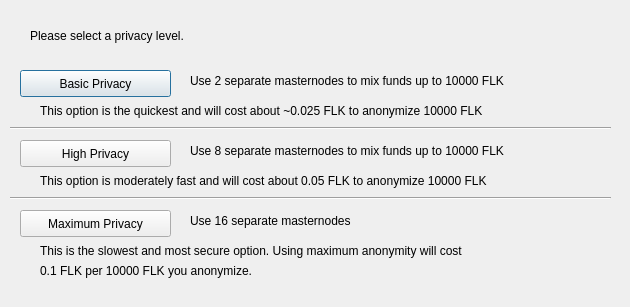
<?xml version="1.0" encoding="UTF-8"?>
<ui version="4.0">
 <class>DarksendConfig</class>
 <widget class="QDialog" name="DarksendConfig">
  <property name="geometry">
   <rect>
    <x>0</x>
    <y>0</y>
    <width>630</width>
    <height>307</height>
   </rect>
  </property>
  <property name="windowTitle">
   <string>Configure Darksend</string>
  </property>
  <widget class="QPushButton" name="buttonBasic">
   <property name="geometry">
    <rect>
     <x>20</x>
     <y>70</y>
     <width>151</width>
     <height>27</height>
    </rect>
   </property>
   <property name="text">
    <string>Basic Privacy</string>
   </property>
  </widget>
  <widget class="QPushButton" name="buttonHigh">
   <property name="geometry">
    <rect>
     <x>20</x>
     <y>140</y>
     <width>151</width>
     <height>27</height>
    </rect>
   </property>
   <property name="text">
    <string>High Privacy</string>
   </property>
  </widget>
  <widget class="QPushButton" name="buttonMax">
   <property name="geometry">
    <rect>
     <x>20</x>
     <y>210</y>
     <width>151</width>
     <height>27</height>
    </rect>
   </property>
   <property name="text">
    <string>Maximum Privacy</string>
   </property>
  </widget>
  <widget class="QLabel" name="label">
   <property name="geometry">
    <rect>
     <x>30</x>
     <y>20</y>
     <width>571</width>
     <height>31</height>
    </rect>
   </property>
   <property name="text">
    <string>Please select a privacy level.</string>
   </property>
  </widget>
  <widget class="QLabel" name="label_2">
   <property name="geometry">
    <rect>
     <x>190</x>
     <y>70</y>
     <width>421</width>
     <height>21</height>
    </rect>
   </property>
   <property name="text">
    <string>Use 2 separate masternodes to mix funds up to 10000 FLK</string>
   </property>
  </widget>
  <widget class="QLabel" name="label_3">
   <property name="geometry">
    <rect>
     <x>190</x>
     <y>140</y>
     <width>411</width>
     <height>21</height>
    </rect>
   </property>
   <property name="text">
    <string>Use 8 separate masternodes to mix funds up to 10000 FLK</string>
   </property>
  </widget>
  <widget class="QLabel" name="label_4">
   <property name="geometry">
    <rect>
     <x>190</x>
     <y>210</y>
     <width>421</width>
     <height>21</height>
    </rect>
   </property>
   <property name="text">
    <string>Use 16 separate masternodes</string>
   </property>
  </widget>
  <widget class="QLabel" name="label_6">
   <property name="geometry">
    <rect>
     <x>40</x>
     <y>100</y>
     <width>561</width>
     <height>21</height>
    </rect>
   </property>
   <property name="text">
    <string>This option is the quickest and will cost about ~0.025 FLK to anonymize 10000 FLK</string>
   </property>
  </widget>
  <widget class="QLabel" name="label_7">
   <property name="geometry">
    <rect>
     <x>40</x>
     <y>170</y>
     <width>561</width>
     <height>21</height>
    </rect>
   </property>
   <property name="text">
    <string>This option is moderately fast and will cost about 0.05 FLK to anonymize 10000 FLK</string>
   </property>
  </widget>
  <widget class="QLabel" name="label_8">
   <property name="geometry">
    <rect>
     <x>40</x>
     <y>240</y>
     <width>561</width>
     <height>21</height>
    </rect>
   </property>
   <property name="text">
    <string>This is the slowest and most secure option. Using maximum anonymity will cost</string>
   </property>
  </widget>
  <widget class="QLabel" name="label_9">
   <property name="geometry">
    <rect>
     <x>40</x>
     <y>260</y>
     <width>561</width>
     <height>21</height>
    </rect>
   </property>
   <property name="text">
    <string>0.1 FLK per 10000 FLK you anonymize.</string>
   </property>
  </widget>
  <widget class="Line" name="line">
   <property name="geometry">
    <rect>
     <x>10</x>
     <y>120</y>
     <width>601</width>
     <height>16</height>
    </rect>
   </property>
   <property name="orientation">
    <enum>Qt::Horizontal</enum>
   </property>
  </widget>
  <widget class="Line" name="line_2">
   <property name="geometry">
    <rect>
     <x>10</x>
     <y>190</y>
     <width>601</width>
     <height>16</height>
    </rect>
   </property>
   <property name="orientation">
    <enum>Qt::Horizontal</enum>
   </property>
  </widget>
 </widget>
 <resources/>
 <connections/>
</ui>
